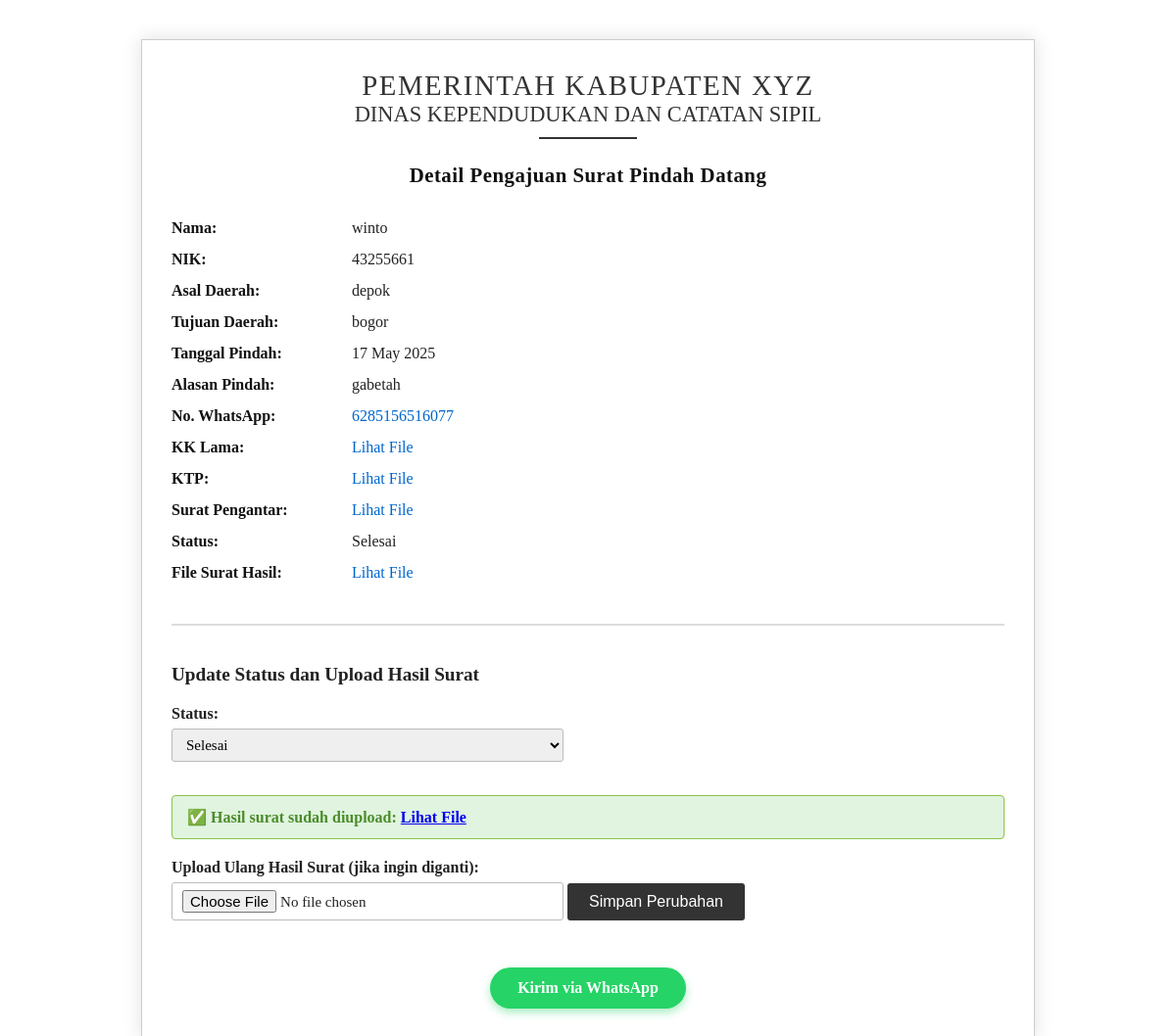
The app's page /datang/pindah-datang/1/ (signed in), older data.
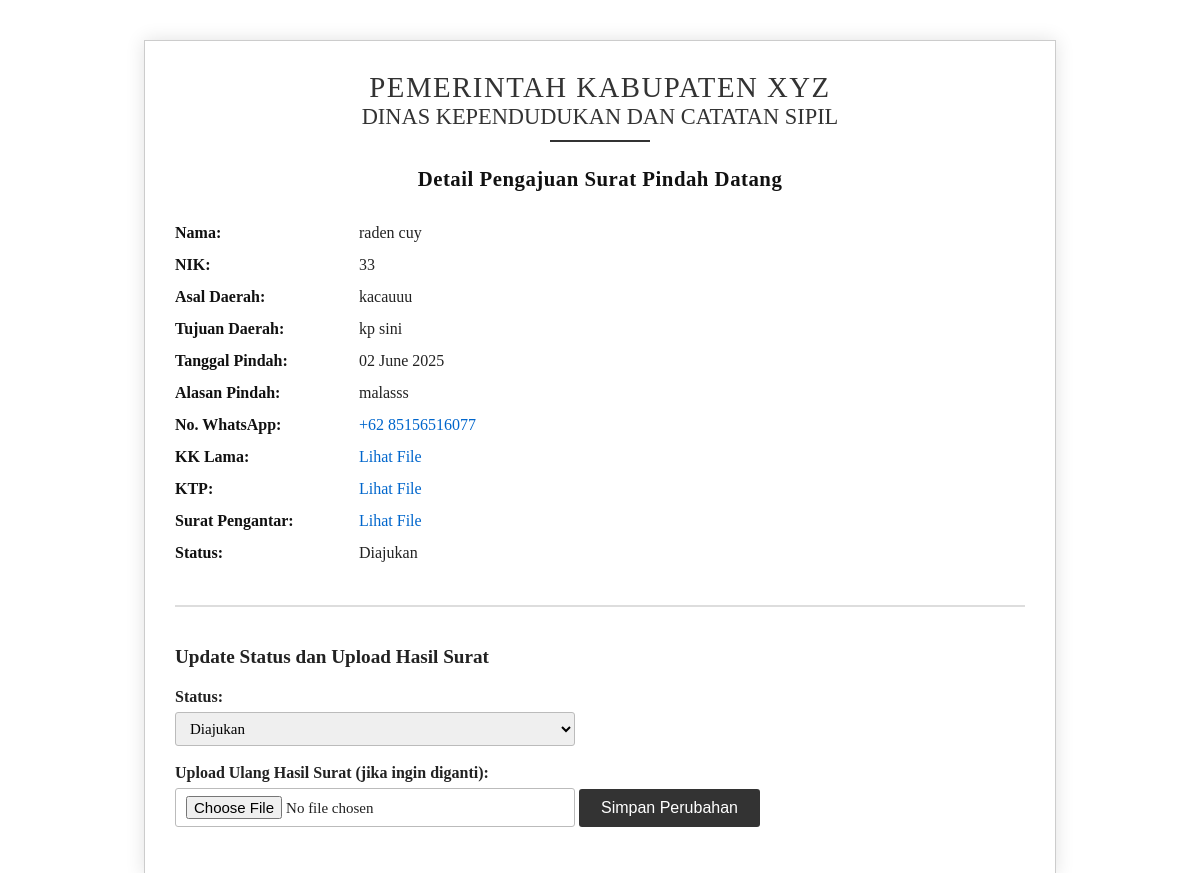
The same page, newer data.
### kembang/models.py (models this page shows, shortened)
class PindahDatang(models.Model):
    user = models.ForeignKey(User, on_delete=models.CASCADE)
    nama = models.CharField(max_length=100)
    nik = models.CharField(max_length=16)
    asal_daerah = models.CharField(max_length=100)
    tujuan_daerah = models.CharField(max_length=100)
    tanggal_pindah = models.DateField()
    alasan_pindah = models.TextField()
    kk_lama = models.FileField(upload_to='pindah_datang/kk_lama/')
    ktp = models.FileField(upload_to='pindah_datang/ktp/')
    surat_pengantar = models.FileField(upload_to='pindah_datang/surat_pengantar/')
    status = models.CharField(max_length=20, choices=STATUS_CHOICES, default='diajukan')
    no_whatsapp = models.CharField(max_length=15, verbose_name="No. WhatsApp")  # tambahkan ini
    hasil_surat = models.FileField(upload_to='hasil_surat/akta_kematian/', blank=True, null=True)

### kembang/views.py (the view, shortened to what this page needs)
# urls.py: path('datang/pindah-datang/<int:pk>/', views.detail_pindah_datang, name='detail_pengajuan_pindah_datang'),
@staff_member_required
def detail_pindah_datang(request, pk):
    datang = get_object_or_404(PindahDatang, pk=pk)
    return render(request, 'admin/detail_datang.html', {'datang': datang})

### kembang/templates/admin/detail_datang.html (shortened to what this page needs)
{% load static %}
<!DOCTYPE html>
<html lang="id">
<head>
    <link rel="stylesheet" href="{% static 'css/detail_pindah.css' %}">
</head>
<body>
    <div class="document-container">
        <header>
            <h1>PEMERINTAH KABUPATEN XYZ</h1>
            <h2>DINAS KEPENDUDUKAN DAN CATATAN SIPIL</h2>
            <hr>
            <h3>Detail Pengajuan Surat Pindah Datang</h3>
        </header>
        <section class="content">
            <p><strong>Nama:</strong> {{ datang.nama }}</p>
            <p><strong>NIK:</strong> {{ datang.nik }}</p>
            <p><strong>Asal Daerah:</strong> {{ datang.asal_daerah }}</p>
            <p><strong>Tujuan Daerah:</strong> {{ datang.tujuan_daerah }}</p>
            <p><strong>Tanggal Pindah:</strong> {{ datang.tanggal_pindah|date:"d F Y" }}</p>
            <p><strong>Alasan Pindah:</strong> {{ datang.alasan_pindah }}</p>
            <p><strong>No. WhatsApp:</strong>
                <a href="https://wa.me/{{ datang.no_whatsapp|cut:'+' }}" target="_blank">{{ datang.no_whatsapp }}</a>
            </p>
            <p><strong>KK Lama:</strong> <a href="{{ datang.kk_lama.url }}" target="_blank">Lihat File</a></p>
            <p><strong>KTP:</strong> <a href="{{ datang.ktp.url }}" target="_blank">Lihat File</a></p>
            <p><strong>Surat Pengantar:</strong> <a href="{{ datang.surat_pengantar.url }}" target="_blank">Lihat File</a></p>
            <p><strong>Status:</strong> {{ datang.status|title }}</p>
            {% if datang.hasil_surat %}
                <p><strong>File Surat Hasil:</strong> <a href="{{ datang.hasil_surat.url }}" target="_blank">Lihat File</a></p>
            {% endif %}
        </section>
        <section class="form-update">
            <h3>Update Status dan Upload Hasil Surat</h3>
            <form method="POST" enctype="multipart/form-data">
                <label for="status">Status:</label>
                <select name="status" id="status" required>
                    <option value="diajukan" {% if datang.status == 'diajukan' %}selected{% endif %}>Diajukan</option>
                    <option value="selesai" {% if datang.status == 'selesai' %}selected{% endif %}>Selesai</option>
                </select>
                {% if datang.hasil_surat %}
                <p class="file-info">✅ Hasil surat sudah diupload:
                    <a href="{{ datang.hasil_surat.url }}" target="_blank">Lihat File</a>
                </p>
                {% endif %}
                <label for="hasil_surat">Upload Ulang Hasil Surat (jika ingin diganti):</label>
                <input type="file" name="hasil_surat" id="hasil_surat" accept=".pdf">
                <button type="submit">Simpan Perubahan</button>
            </form>
        </section>
        {% if datang.hasil_surat %}
        <section class="wa-send">
            <a href="https://wa.me/{{ datang.no_whatsapp|cut:'+' }}?text=Berikut%20hasil%20surat%20pindah%20datang%20Anda:%20{{ request.scheme }}://{{ request.get_host }}{{ datang.hasil_surat.url }}" target="_blank" class="btn-wa">
                Kirim via WhatsApp
            </a>
        </section>
        {% endif %}
    </div>
</body>
</html>

Row changes from the older to the newer data that the page shows:
changed PindahDatang: nama "winto" → "raden cuy"; nik "43255661" → "33"; asal_daerah "depok" → "kacauuu"; tujuan_daerah "bogor" → "kp sini"; tanggal_pindah "17 May 2025" → "02 June 2025"; alasan_pindah "gabetah" → "malasss"; no_whatsapp "6285156516077" → "+62 85156516077"; status "Selesai" → "Diajukan"
Text that changed along with them:
text no longer shown: "File Surat Hasil: Lihat File ✅ Hasil surat sudah diupload: Lihat File Kirim via WhatsApp"
